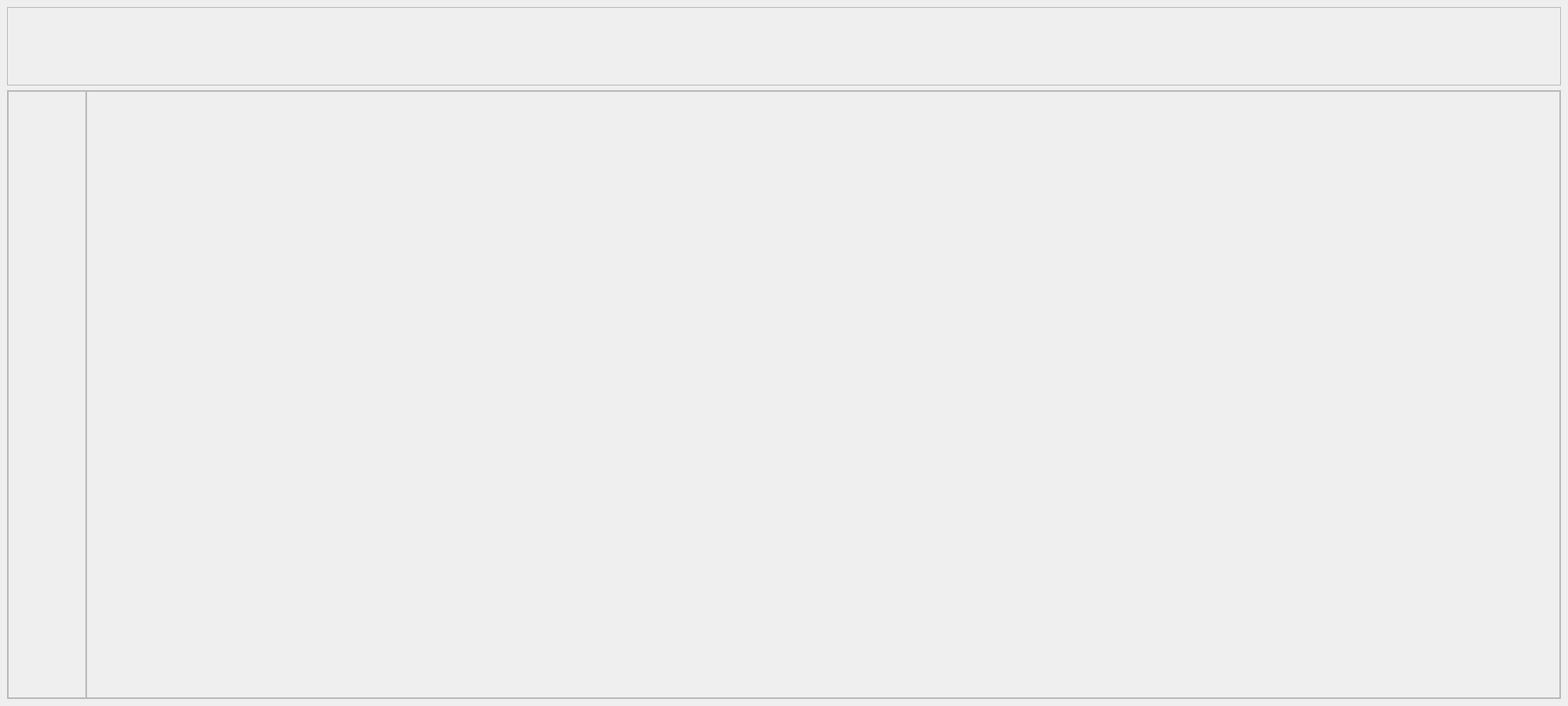
<?xml version="1.0" encoding="UTF-8"?>
<ui version="4.0">
 <class>TeethScanWindow</class>
 <widget class="QMainWindow" name="TeethScanWindow">
  <property name="geometry">
   <rect>
    <x>0</x>
    <y>0</y>
    <width>2000</width>
    <height>900</height>
   </rect>
  </property>
  <property name="minimumSize">
   <size>
    <width>1024</width>
    <height>768</height>
   </size>
  </property>
  <property name="windowTitle">
   <string>MainWindow</string>
  </property>
  <widget class="QWidget" name="centralwidget">
   <layout class="QVBoxLayout" name="verticalLayout_2">
    <item>
     <layout class="QVBoxLayout" name="verticalLayout">
      <item>
       <widget class="QFrame" name="frame_2">
        <property name="maximumSize">
         <size>
          <width>16777215</width>
          <height>100</height>
         </size>
        </property>
        <property name="frameShape">
         <enum>QFrame::StyledPanel</enum>
        </property>
        <property name="frameShadow">
         <enum>QFrame::Raised</enum>
        </property>
        <layout class="QHBoxLayout" name="horizontalLayout_3">
         <property name="spacing">
          <number>0</number>
         </property>
         <property name="leftMargin">
          <number>0</number>
         </property>
         <property name="topMargin">
          <number>0</number>
         </property>
         <property name="rightMargin">
          <number>0</number>
         </property>
         <property name="bottomMargin">
          <number>0</number>
         </property>
         <item>
          <layout class="QHBoxLayout" name="horizontalLayout_2">
           <property name="spacing">
            <number>0</number>
           </property>
          </layout>
         </item>
        </layout>
       </widget>
      </item>
      <item>
       <widget class="QFrame" name="frame">
        <property name="frameShape">
         <enum>QFrame::StyledPanel</enum>
        </property>
        <property name="frameShadow">
         <enum>QFrame::Raised</enum>
        </property>
        <layout class="QVBoxLayout" name="verticalLayout_4">
         <property name="spacing">
          <number>0</number>
         </property>
         <property name="leftMargin">
          <number>0</number>
         </property>
         <property name="topMargin">
          <number>0</number>
         </property>
         <property name="rightMargin">
          <number>0</number>
         </property>
         <property name="bottomMargin">
          <number>0</number>
         </property>
         <item>
          <layout class="QHBoxLayout" name="horizontalLayout">
           <item>
            <widget class="QFrame" name="frame_4">
             <property name="maximumSize">
              <size>
               <width>100</width>
               <height>16777215</height>
              </size>
             </property>
             <property name="frameShape">
              <enum>QFrame::StyledPanel</enum>
             </property>
             <property name="frameShadow">
              <enum>QFrame::Raised</enum>
             </property>
             <layout class="QVBoxLayout" name="verticalLayout_5">
              <property name="spacing">
               <number>0</number>
              </property>
              <property name="leftMargin">
               <number>0</number>
              </property>
              <property name="topMargin">
               <number>0</number>
              </property>
              <property name="rightMargin">
               <number>0</number>
              </property>
              <property name="bottomMargin">
               <number>0</number>
              </property>
              <item>
               <layout class="QVBoxLayout" name="verticalLayout_3">
                <property name="spacing">
                 <number>0</number>
                </property>
               </layout>
              </item>
             </layout>
            </widget>
           </item>
           <item>
            <widget class="QFrame" name="frame_3">
             <property name="maximumSize">
              <size>
               <width>16777215</width>
               <height>16777215</height>
              </size>
             </property>
             <property name="frameShape">
              <enum>QFrame::StyledPanel</enum>
             </property>
             <property name="frameShadow">
              <enum>QFrame::Raised</enum>
             </property>
             <layout class="QHBoxLayout" name="horizontalLayout_5">
              <property name="spacing">
               <number>0</number>
              </property>
              <property name="leftMargin">
               <number>0</number>
              </property>
              <property name="topMargin">
               <number>0</number>
              </property>
              <property name="rightMargin">
               <number>0</number>
              </property>
              <property name="bottomMargin">
               <number>0</number>
              </property>
              <item>
               <layout class="QHBoxLayout" name="horizontalLayout_4">
                <property name="spacing">
                 <number>0</number>
                </property>
               </layout>
              </item>
             </layout>
            </widget>
           </item>
          </layout>
         </item>
        </layout>
       </widget>
      </item>
     </layout>
    </item>
   </layout>
  </widget>
 </widget>
 <resources/>
 <connections/>
</ui>
